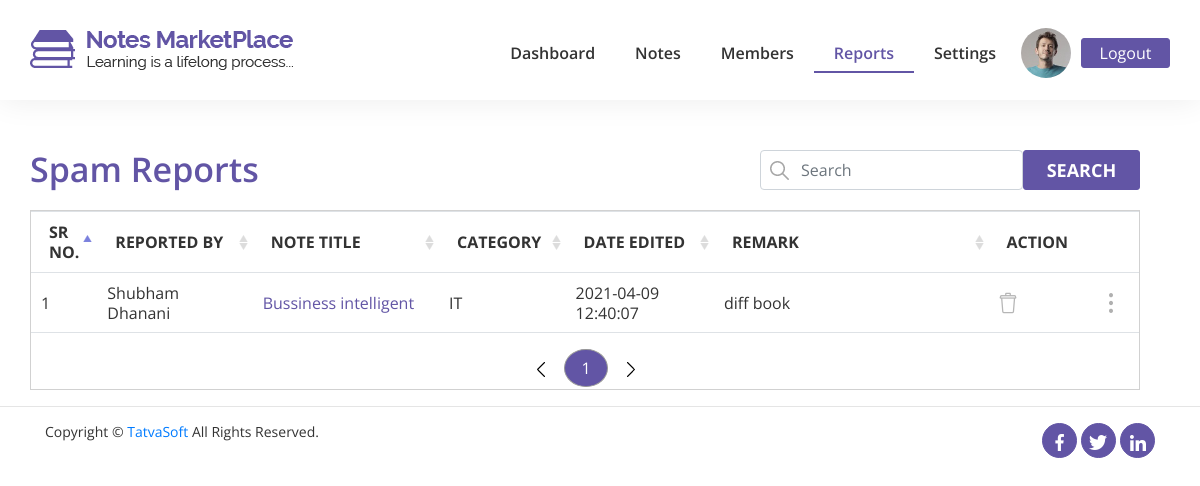
/admin/spam-reports.php (signed in), run on the app's committed database.
### tables this page shows
CREATE TABLE `sellernotesreportedissues` (
  `ID` int(11) NOT NULL,
  `NoteID` int(11) NOT NULL,
  `ReportedByID` int(11) NOT NULL,
  `AgainstDownloadID` int(11) NOT NULL,
  `Remarks` varchar(255) NOT NULL,
  `CreatedDate` datetime DEFAULT current_timestamp(),
  `CreatedBy` int(11) DEFAULT NULL,
  `ModifiedDate` datetime DEFAULT NULL,
  `ModifiedBy` int(11) DEFAULT NULL,
  `IsActive` bit(1) NOT NULL DEFAULT b'1'
);

CREATE TABLE `sellernotes` (
  `ID` int(11) NOT NULL,
  `SellerID` int(11) NOT NULL,
  `Status` int(11) NOT NULL,
  `ActionedBy` int(11) DEFAULT NULL,
  `AdminRemarks` varchar(255) DEFAULT NULL,
  `PublishedDate` datetime DEFAULT NULL,
  `Title` varchar(100) NOT NULL,
  `Category` int(11) NOT NULL,
  `DisplayPicture` varchar(500) DEFAULT NULL,
  `NoteType` int(11) DEFAULT NULL,
  `NumberofPages` int(11) DEFAULT NULL,
  `Description` varchar(255) NOT NULL,
  `UniversityName` varchar(200) DEFAULT NULL,
  `Country` int(11) DEFAULT NULL,
  `Course` varchar(100) DEFAULT NULL,
  `CourseCode` varchar(100) DEFAULT NULL,
  `Professor` varchar(100) DEFAULT NULL,
  `IsPaid` int(1) NOT NULL DEFAULT 0,
  `SellingPrice` decimal(10,0) DEFAULT NULL,
  `NotesPreview` varchar(255) DEFAULT NULL,
  `CreatedDate` datetime DEFAULT current_timestamp(),
  `CreatedBy` int(11) DEFAULT NULL,
  `ModifiedDate` datetime DEFAULT current_timestamp(),
  `ModifiedBy` int(11) DEFAULT NULL,
  `IsActive` bit(1) NOT NULL DEFAULT b'1'
);

CREATE TABLE `notecategories` (
  `ID` int(11) NOT NULL,
  `Name` varchar(100) NOT NULL,
  `Description` varchar(255) NOT NULL,
  `CreatedDate` datetime DEFAULT current_timestamp(),
  `CreatedBy` int(11) DEFAULT NULL,
  `ModifiedDate` datetime DEFAULT NULL,
  `ModifiedBy` int(11) DEFAULT NULL,
  `IsActive` bit(1) NOT NULL DEFAULT b'1'
);

### admin/spam-reports.php (the view, shortened to what this page needs)
<?php
include '../php/dbcon.php';
?>
<!DOCTYPE html>
<html lang="en">
<?php include '../php/front-header-admin.php'; ?>
    <section class="dashboard_top dashboard_table">
        <div class="container">
            <div class="row">
                <div class="download_heading col-md-4 col-sm-6 col-12">Spam Reports</div>
                <div class="col-md-8 col-sm-6 col-12">
                    <div class="search-note">
                        <div class="row" style="margin-right:-30px;">
                            <div class="col-md-8 col-sm-8 col-7">
                                <div class="search">
                                    <img src="../images/icons/search-icon.png">
                                    <input type="search" class="form-control" placeholder="Search" id="searchtext1">
                                </div>
                            </div>
                            <div class="col-md-4 col-sm-4 col-5 search_button">
                                <button type="button" class="btn btn-primary search_btn search1">Search</button>
                            </div>
                        </div>
                    </div>
                </div>
            </div>
            <div class="row booktable table-responsive">
                <table class="table table-hover table-responsive table1">
                    <thead>
                        <tr>
                            <th scope="col" style="width: 5%;">SR NO.</th>
                            <th scope="col" style="width: 15%;">reported by</th>
                            <th scope="col" style="width: 20%;">note title</th>
                            <th scope="col" style="width: 5%;">category</th>
                            <th scope="col" style="width: 15%;">date edited</th>
                            <th scope="col" style="width: 30%;">remark</th>
                            <th scope="col" style="width: 5%;">action</th>
                            <th scope="col" style="width: 5%;"></th>
                        </tr>
                    </thead>
                    <tbody>
                        <?php
                            $select = mysqli_query($con,"SELECT sellernotesreportedissues.ID, sellernotesreportedissues.NoteID, concat(users.FirstName,' ',users.LastName) as reportby , sellernotes.Title, sellernotes.Category,sellernotesreportedissues.CreatedDate,sellernotesreportedissues.Remarks FROM sellernotesreportedissues LEFT JOIN users ON sellernotesreportedissues.ReportedByID=users.ID LEFT JOIN sellernotes ON sellernotesreportedissues.NoteID=sellernotes.ID WHERE sellernotesreportedissues.IsActive=1 order by sellernotesreportedissues.CreatedDate DESC");
                            $sr=1;
                            while($res=mysqli_fetch_assoc($select)){
                                $noteid = $res['NoteID'];
                                $cate =$res['Category'];
                                $sel_cat = mysqli_query($con,"SELECT notecategories.Name AS category FROM notecategories WHERE ID=$cate");
                                $resc = mysqli_fetch_assoc($sel_cat);
                                $category = $resc['category'];
                                ?>
                                <tr>
                                    <td><?php echo $sr; ?></td>
                                    <td><?php echo $res['reportby']; ?></td>
                                    <td><a href="note-details.php?id=<?php echo $noteid; ?>" class="purple_text" style="text-decoration:none"><?php echo $res['Title']; ?></a></td>
                                    <td><?php echo $category; ?></td>
                                    <td><?php echo $res['CreatedDate']; ?></td>
                                    <td><?php echo $res['Remarks']; ?></td>
                                    <td><a href="../php/delete_report.php?id=<?php echo $res['ID']; ?>"><img src="../images/icons/delete.png"></a></td>
                                    <td>
                                        <a href="#" class="icon" data-toggle="dropdown" aria-haspopup="true" aria-expanded="false"><img src="../images/icons/dots.png"></a>
                                    </td>
                                </tr>
                                <?php
                                $sr++;
                            }
                        ?>
                    </tbody>
                </table>
            </div>
        </div>
    </section>
 <?php include '../php/footer.php'; ?>
</html>

### css/style.css (style rules this page uses)
* { margin: 0px; padding: 0px; box-sizing: border-box; }
body, html { height: 100%; font-family: Open Sans; }
input { font-family: Open Sans; font-size: 16px; font-weight: 400; line-height: 20px; color: #000; }
.search-note { display: -webkit-inline-box; display: -ms-inline-flexbox; display: inline-flex; float: right; }
.search img { position: absolute; top: 11px; left: 25px; }
.search input { padding-left: 40px; height: 40px; }
.search_button button { font-family: Open Sans; font-size: 18px; line-height: 22px; font-weight: 700; text-transform: uppercase; color: #fff; background: #6255a5; width: 117px; height: 40px; border: 1px solid #6255a5; border-radius: 3px; -webkit-transition: all 0.6s; transition: all 0.6s; float: right; margin-right: 30px; }
.dashboard_top { margin-top: 60px; }
.dashboard_table { margin-top: 50px; }
.dashboard_table .booktable { margin-top: 20px; border: 1px solid #d1d1d1; }
.dashboard_table .booktable .table tr { height: 60px; }
.dashboard_table .booktable .table thead { font-family: Open Sans; font-size: 16px; font-weight: 600; line-height: 20px; color: #333333; text-transform: uppercase; }
.dashboard_table .booktable .table tbody td { font-family: Open Sans; font-size: 16px; font-weight: 400; line-height: 20px; color: #333333; }
.dashboard_table .booktable .table .icon { font-family: Open Sans; font-size: 16px; font-weight: 100; line-height: 20px; color: #aaaaaa; padding-left: 10px; }
.table thead th { vertical-align: middle; }
.table tbody tr td { vertical-align: middle; }
.table { margin-bottom: 0; }
.table .purple_text { color: #6255a5 !important; }
.dashboard_table .download_heading { font-family: Open Sans; font-size: 34px; font-weight: 600; line-height: 38px; color: #6255a5; padding: 0; }
table.dataTable thead th, table.dataTable thead td { padding: 10px 18px; border-bottom: none !important; }
table.dataTable.no-footer { border-bottom: 1px solid #dee2e6 !important; }

### data on the page
sellernotesreportedissues: reportby "Shubham Dhanani", NoteID.Title "Bussiness intelligent", notecategories.Name "IT", CreatedDate "2021-04-09 12:40:07", Remarks "diff book"
